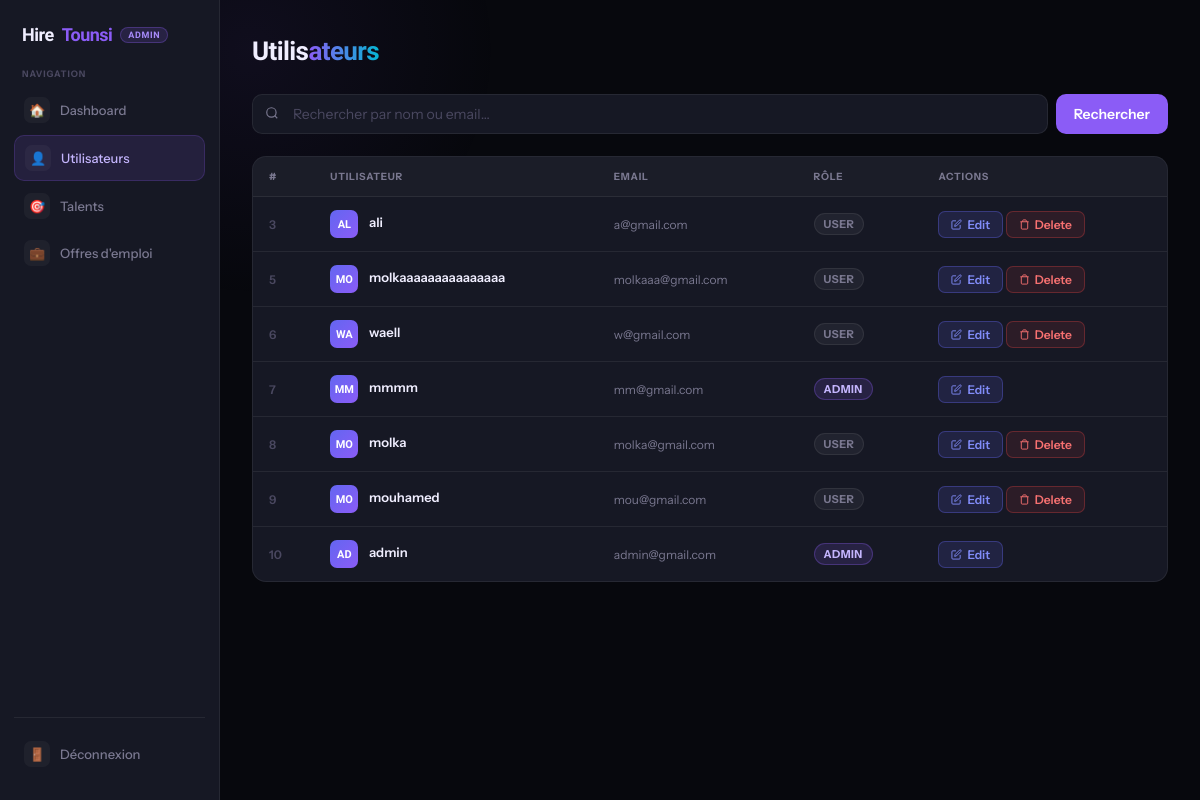
The page /admin.php?page=users (signed in) on the database as committed earlier.
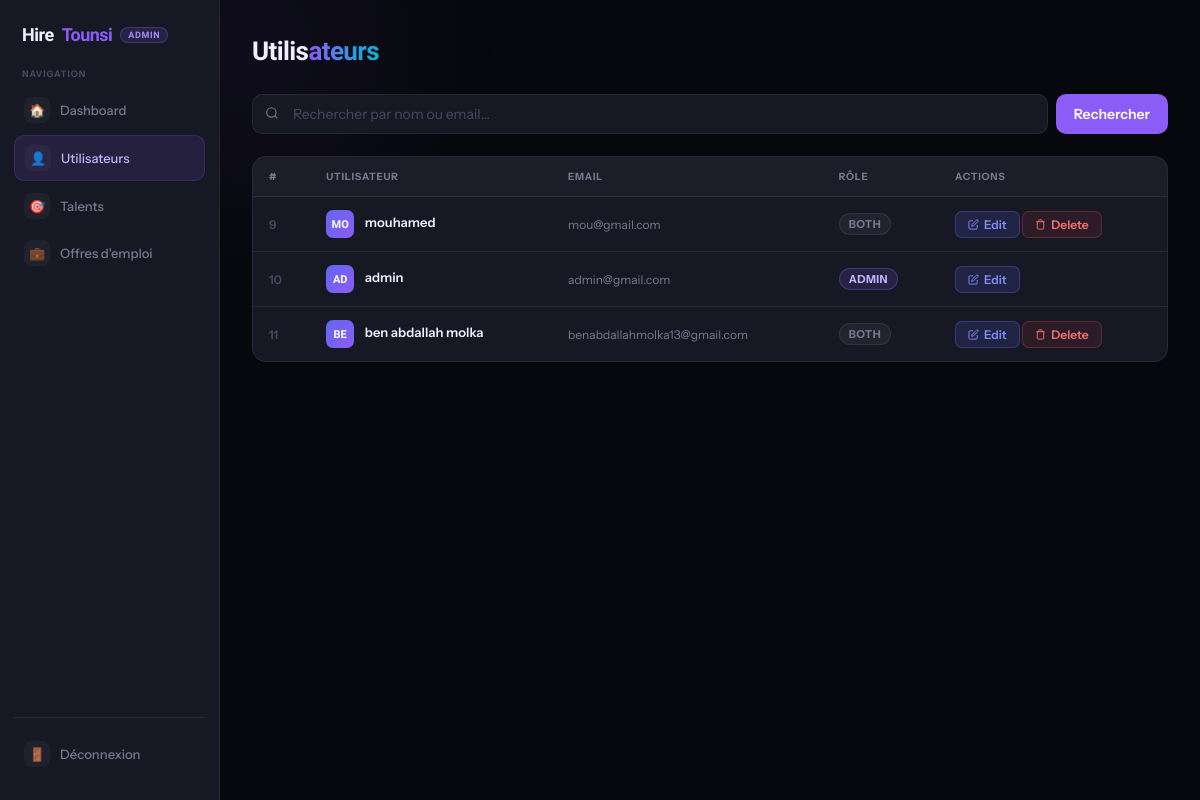
The same page on the database as committed later.
### tables this page shows
CREATE TABLE `users` (
  `id` int(11) NOT NULL,
  `name` varchar(100) NOT NULL,
  `email` varchar(150) NOT NULL,
  `password` varchar(255) NOT NULL,
  `created_at` timestamp NOT NULL DEFAULT current_timestamp(),
  `phone` varchar(20) DEFAULT NULL,
  `bio` text DEFAULT NULL,
  `skills` text DEFAULT NULL,
  `cv_path` varchar(255) DEFAULT NULL,
  `avatar_path` varchar(255) DEFAULT NULL,
  `job_title` varchar(100) DEFAULT NULL,
  `role` enum('candidat','recruteur','both','admin') DEFAULT 'candidat',
  `is_recruiter` tinyint(1) DEFAULT 0,
  `profile_photo` varchar(255) DEFAULT NULL,
  `cv` varchar(255) DEFAULT NULL
);

### admin.php (the view, shortened to what this page needs)
<?php
include "config.php";
$page = $_GET["page"] ?? "dashboard";
$search = $_GET["search"] ?? "";
if ($search != "") {
    $stmt = $pdo->prepare("SELECT * FROM users WHERE name LIKE ? OR email LIKE ?");
    $stmt->execute(["%$search%", "%$search%"]);
} else {
    $stmt = $pdo->query("SELECT * FROM users");
}
$users = $stmt->fetchAll();
$totalUsers   = $pdo->query("SELECT COUNT(*) FROM users")->fetchColumn();
$totalTalents = $pdo->query("SELECT COUNT(*) FROM talents")->fetchColumn();
$totalJobs    = $pdo->query("SELECT COUNT(*) FROM jobs")->fetchColumn();
?>
<!DOCTYPE html>
<html lang="fr">
<head>
</head>
<body>
<div class="sidebar">
  <div class="sidebar-logo">
    Hire<em>Tounsi</em>
    <span class="admin-badge">Admin</span>
  </div>
  <span class="sidebar-sep">Navigation</span>
  <a href="?page=dashboard" class="<?= $page==='dashboard'?'active':'' ?>">
    <span class="s-icon">🏠</span> Dashboard
  </a>
  <a href="?page=users" class="<?= $page==='users'?'active':'' ?>">
    <span class="s-icon">👤</span> Utilisateurs
  </a>
  <a href="?page=talents" class="<?= $page==='talents'?'active':'' ?>">
    <span class="s-icon">🎯</span> Talents
  </a>
  <a href="?page=jobs" class="<?= $page==='jobs'?'active':'' ?>">
    <span class="s-icon">💼</span> Offres d'emploi
  </a>
  <div class="sidebar-bottom">
    <a href="logout.php">
      <span class="s-icon">🚪</span> Déconnexion
    </a>
  </div>
</div>
<div class="main">
<?php if($page == "dashboard"): ?>
  <div class="ph">
    <h1>Tableau de <span>bord</span></h1>
  </div>
  <div class="stats">
    <div class="stat">
      <div class="stat-label">Utilisateurs</div>
      <div class="stat-val"><?= $totalUsers ?></div>
    </div>
    <div class="stat">
      <div class="stat-label">Talents</div>
      <div class="stat-val"><?= $totalTalents ?></div>
    </div>
    <div class="stat">
      <div class="stat-label">Offres d'emploi</div>
      <div class="stat-val"><?= $totalJobs ?></div>
    </div>
  </div>
  <div class="welcome-card">
    <p>Bienvenue dans le panneau d'administration <strong style="color:var(--text)">HireTounsi</strong>. Gérez les utilisateurs, talents et offres depuis la barre latérale.</p>
  </div>
<?php elseif($page == "users"): ?>
  <div class="ph">
    <h1>Utilis<span>ateurs</span></h1>
  </div>
  <form method="GET" class="search-bar">
    <div class="search-wrap">
      <span class="si">
      </span>
      <input class="search-input" type="text" name="search" value="<?= htmlspecialchars($search) ?>" placeholder="Rechercher par nom ou email…">
    </div>
    <button class="btn-search" type="submit">Rechercher</button>
  </form>
  <div class="table-wrap">
    <table>
      <thead>
        <tr>
          <th>#</th>
          <th>Utilisateur</th>
          <th>Email</th>
          <th>Rôle</th>
          <th>Actions</th>
        </tr>
      </thead>
      <tbody>
        <?php foreach($users as $u): ?>
        <tr>
          <td class="td-id"><?= $u["id"] ?></td>
          <td>
            <span class="avatar"><?= strtoupper(substr($u["name"],0,2)) ?></span>
            <span class="td-name"><?= htmlspecialchars($u["name"]) ?></span>
          </td>
          <td class="td-email"><?= htmlspecialchars($u["email"]) ?></td>
          <td>
            <span class="role-badge <?= $u['role']==='admin'?'role-admin':'role-user' ?>">
              <?= htmlspecialchars($u["role"]) ?>
            </span>
          </td>
          <td>
            <a class="btn btn-blue" href="edit_user.php?id=<?= $u['id'] ?>">
              <svg width="11" height="11" viewBox="0 0 24 24" fill="none" stroke="currentColor" stroke-width="2"><path d="M11 4H4a2 2 0 0 0-2 2v14a2 2 0 0 0 2 2h14a2 2 0 0 0 2-2v-7"/><path d="M18.5 2.5a2.121 2.121 0 0 1 3 3L12 15l-4 1 1-4 9.5-9.5z"/></svg>
              Edit
            </a>
            <?php if($u["role"] != "admin"): ?>
            <a class="btn btn-red" href="delete_user.php?id=<?= $u['id'] ?>">
              <svg width="11" height="11" viewBox="0 0 24 24" fill="none" stroke="currentColor" stroke-width="2"><path d="M3 6h18"/><path d="M19 6v14a2 2 0 0 1-2 2H7a2 2 0 0 1-2-2V6"/><path d="M8 6V4a2 2 0 0 1 2-2h4a2 2 0 0 1 2 2v2"/></svg>
              Delete
            </a>
            <?php endif; ?>
          </td>
        </tr>
        <?php endforeach; ?>
      </tbody>
    </table>
  </div>
<?php endif; ?>
</div>
</body>
</html>

Rows that differ between the two databases and show on the page:
removed users: id "3", name "AL", name "ali", email "a@gmail.com", role "USER"
removed users: id "5", name "MO", name "molkaaaaaaaaaaaaaaa", email "molkaaa@gmail.com", role "USER"
removed users: id "6", name "WA", name "waell", email "w@gmail.com", role "USER"
removed users: id "7", name "MM", name "mmmm", email "mm@gmail.com", role "ADMIN"
removed users: id "8", name "MO", name "molka", email "molka@gmail.com", role "USER"
changed users "mouhamed": role "USER" → "BOTH"
added users: id "11", name "BE", name "ben abdallah molka", email "benabdallahmolka13@gmail.com", role "BOTH"
